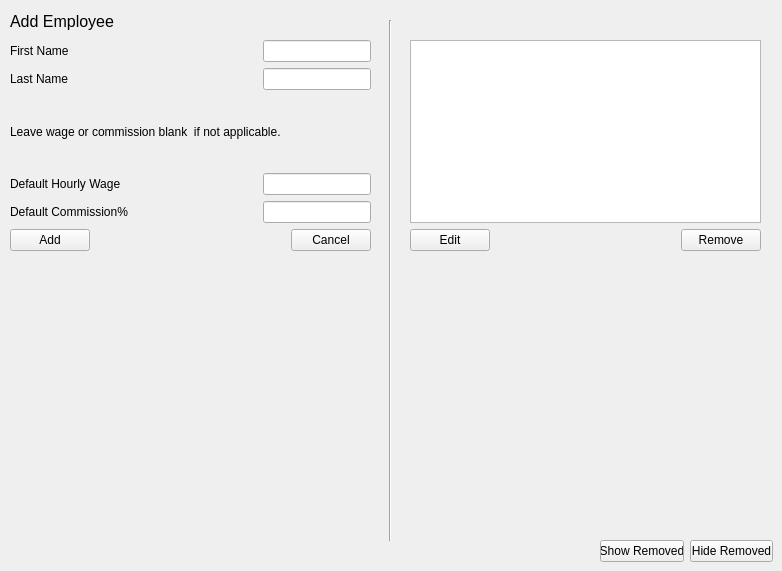
      <widget class="QWidget" name="tab_5">
       <attribute name="title">
        <string>Employees</string>
       </attribute>
       <widget class="Line" name="line_2">
        <property name="geometry">
         <rect>
          <x>380</x>
          <y>20</y>
          <width>20</width>
          <height>521</height>
         </rect>
        </property>
        <property name="orientation">
         <enum>Qt::Vertical</enum>
        </property>
       </widget>
       <widget class="QLabel" name="label_8">
        <property name="geometry">
         <rect>
          <x>10</x>
          <y>10</y>
          <width>127</width>
          <height>22</height>
         </rect>
        </property>
        <property name="font">
         <font>
          <pointsize>12</pointsize>
         </font>
        </property>
        <property name="text">
         <string>Add Employee</string>
        </property>
       </widget>
       <widget class="QWidget" name="layoutWidget">
        <property name="geometry">
         <rect>
          <x>10</x>
          <y>40</y>
          <width>361</width>
          <height>211</height>
         </rect>
        </property>
        <layout class="QVBoxLayout" name="verticalLayout_4">
         <item>
          <layout class="QHBoxLayout" name="horizontalLayout_4">
           <item>
            <widget class="QLabel" name="label_2">
             <property name="text">
              <string>First Name</string>
             </property>
            </widget>
           </item>
           <item alignment="Qt::AlignRight">
            <widget class="QLineEdit" name="fNameLine">
             <property name="minimumSize">
              <size>
               <width>0</width>
               <height>0</height>
              </size>
             </property>
             <property name="maximumSize">
              <size>
               <width>297</width>
               <height>16777215</height>
              </size>
             </property>
            </widget>
           </item>
          </layout>
         </item>
         <item>
          <layout class="QHBoxLayout" name="horizontalLayout_5">
           <item>
            <widget class="QLabel" name="label_3">
             <property name="text">
              <string>Last Name</string>
             </property>
            </widget>
           </item>
           <item alignment="Qt::AlignRight">
            <widget class="QLineEdit" name="lNameLine"/>
           </item>
          </layout>
         </item>
         <item>
          <widget class="QLabel" name="label_7">
           <property name="text">
            <string>Leave wage or commission blank  if not applicable.</string>
           </property>
          </widget>
         </item>
         <item>
          <layout class="QHBoxLayout" name="horizontalLayout_6">
           <item>
            <widget class="QLabel" name="label_4">
             <property name="text">
              <string>Default Hourly Wage</string>
             </property>
            </widget>
           </item>
           <item alignment="Qt::AlignRight">
            <widget class="QLineEdit" name="wageLine">
             <property name="text">
              <string/>
             </property>
            </widget>
           </item>
          </layout>
         </item>
         <item>
          <layout class="QHBoxLayout" name="horizontalLayout_7">
           <item>
            <widget class="QLabel" name="label_5">
             <property name="text">
              <string>Default Commission%</string>
             </property>
            </widget>
           </item>
           <item alignment="Qt::AlignRight">
            <widget class="QLineEdit" name="commLine">
             <property name="text">
              <string/>
             </property>
            </widget>
           </item>
          </layout>
         </item>
         <item>
          <layout class="QHBoxLayout" name="horizontalLayout_8">
           <item alignment="Qt::AlignLeft">
            <widget class="QPushButton" name="pushButton_2">
             <property name="text">
              <string>Add</string>
             </property>
            </widget>
           </item>
           <item alignment="Qt::AlignRight">
            <widget class="QPushButton" name="pushButton_5">
             <property name="text">
              <string>Cancel</string>
             </property>
            </widget>
           </item>
          </layout>
         </item>
        </layout>
       </widget>
       <widget class="QWidget" name="layoutWidget">
        <property name="geometry">
         <rect>
          <x>410</x>
          <y>40</y>
          <width>351</width>
          <height>211</height>
         </rect>
        </property>
        <layout class="QVBoxLayout" name="verticalLayout_3">
         <item>
          <widget class="QListWidget" name="employeeListWidget"/>
         </item>
         <item>
          <layout class="QHBoxLayout" name="horizontalLayout_3">
           <item alignment="Qt::AlignLeft">
            <widget class="QPushButton" name="pushButton_3">
             <property name="text">
              <string>Edit</string>
             </property>
            </widget>
           </item>
           <item alignment="Qt::AlignRight">
            <widget class="QPushButton" name="pushButton_4">
             <property name="enabled">
              <bool>true</bool>
             </property>
             <property name="text">
              <string>Remove</string>
             </property>
            </widget>
           </item>
          </layout>
         </item>
        </layout>
       </widget>
       <widget class="QWidget" name="layoutWidget">
        <property name="geometry">
         <rect>
          <x>600</x>
          <y>540</y>
          <width>173</width>
          <height>22</height>
         </rect>
        </property>
        <layout class="QHBoxLayout" name="horizontalLayout_29">
         <item>
          <widget class="QPushButton" name="pushButton_26">
           <property name="text">
            <string>Show Removed</string>
           </property>
          </widget>
         </item>
         <item>
          <widget class="QPushButton" name="pushButton_27">
           <property name="text">
            <string>Hide Removed</string>
           </property>
          </widget>
         </item>
        </layout>
       </widget>
      </widget>
